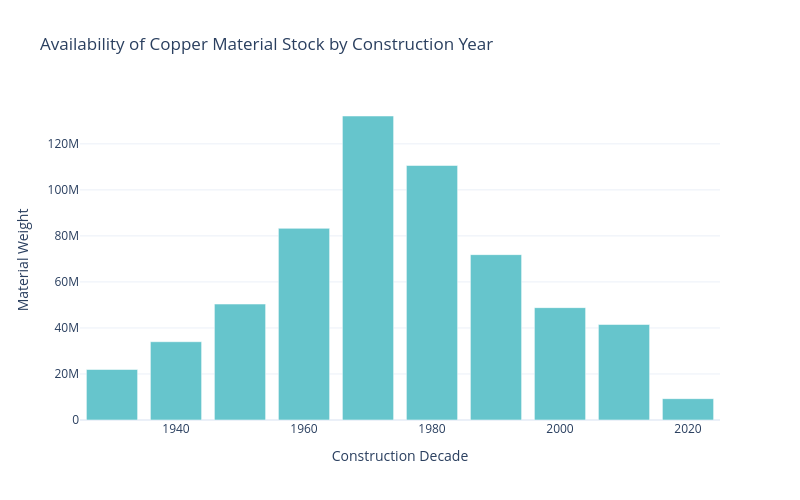

Notebook code for this chart:
### Markdown cell above
### show only the copper as example

### Code cell
# Filter the DataFrame to only include copper material
copper_df = df_final_wt_hb[df_final_wt_hb['material'] == 'copper']

copper_df['construction_decade'] = (copper_df['year of construction of the building yyyy'] // 10) * 10
# plot bar chart of copper material weights by construction decade using plotly
import plotly.express as px
# Group the copper data by construction decade and material type, summing the material weights
copper_stock_by_decade = copper_df.groupby(['construction_decade'])['material_weight'].sum().reset_index()

# Create the bar chart using Plotly
fig = px.bar(
    copper_stock_by_decade,
    x='construction_decade',
    y='material_weight',
    title='Availability of Copper Material Stock by Construction Year',
    labels={'construction_decade': 'Construction Decade', 'material_weight': 'Material Weight'},
    width=800,
    height=500,
    color_discrete_sequence=px.colors.qualitative.Pastel  # Use Pastel palette
)

# I want a cleaner layout
fig.update_layout(
    template='plotly_white',
    xaxis_title='Construction Decade',
    yaxis_title='Material Weight',
    showlegend=False
)
fig.show()
fig.write_image('copper_material_availability.svg')

### Figure 1 — Plotly figure (JSON) as saved in the notebook; plotly's stock layout.template omitted (floating-point values rounded to 4 significant figures)
{"data": [{"alignmentgroup": "True", "hovertemplate": "Construction Decade=%{x}<br>Material Weight=%{y}<extra></extra>", "legendgroup": "", "marker": {"color": "rgb(102, 197, 204)", "pattern": {"shape": ""}}, "name": "", "offsetgroup": "", "orientation": "v", "showlegend": false, "textposition": "auto", "type": "bar", "x": [1930, 1940, 1950, 1960, 1970, 1980, 1990, 2000, 2010, 2020], "xaxis": "x", "y": [21940000.0, 34020000.0, 50380000.0, 83280000.0, 132100000.0, 110600000.0, 71860000.0, 48820000.0, 41490000.0, 9278000.0], "yaxis": "y"}], "layout": {"barmode": "relative", "height": 500, "legend": {"tracegroupgap": 0}, "showlegend": false, "title": {"text": "Availability of Copper Material Stock by Construction Year"}, "width": 800, "xaxis": {"anchor": "y", "domain": [0, 1], "title": {"text": "Construction Decade"}}, "yaxis": {"anchor": "x", "domain": [0, 1], "title": {"text": "Material Weight"}}}}
